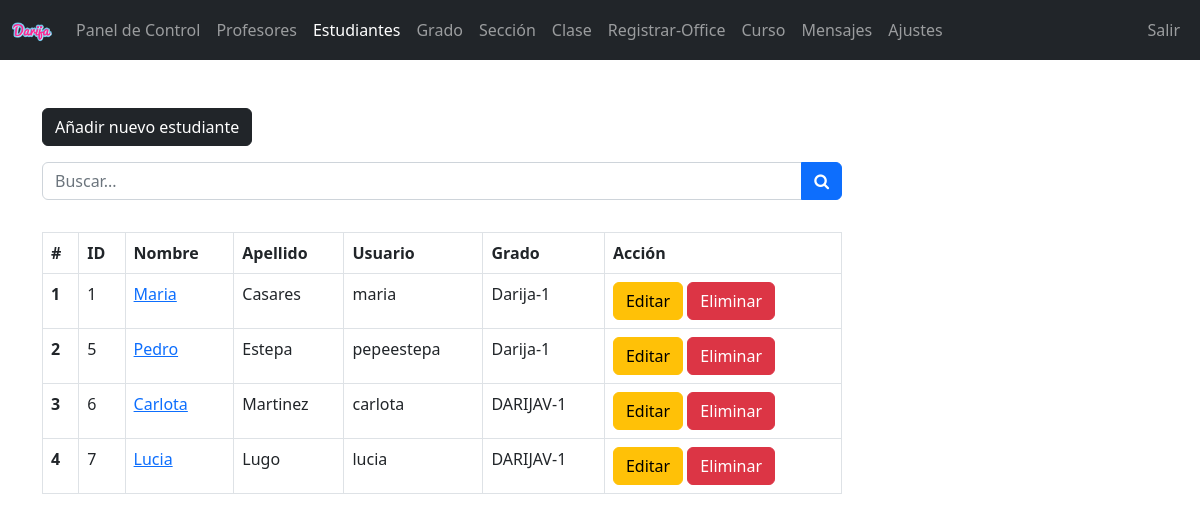
The page /admin/student.php (signed in) on the database its author committed.
### tables this page shows
CREATE TABLE `students` (
  `student_id` int(11) NOT NULL,
  `username` varchar(127) NOT NULL,
  `password` varchar(255) NOT NULL,
  `fname` varchar(127) NOT NULL,
  `lname` varchar(255) NOT NULL,
  `grade` int(11) NOT NULL,
  `section` int(11) NOT NULL,
  `address` varchar(31) NOT NULL,
  `gender` varchar(7) NOT NULL,
  `email_address` varchar(255) NOT NULL,
  `date_of_birth` date DEFAULT NULL,
  `date_of_joined` timestamp NULL DEFAULT current_timestamp(),
  `parent_fname` varchar(127) NOT NULL,
  `parent_lname` varchar(127) NOT NULL,
  `parent_phone_number` varchar(31) NOT NULL
);

CREATE TABLE `grades` (
  `grade_id` int(11) NOT NULL,
  `grade` varchar(31) NOT NULL,
  `grade_code` varchar(7) NOT NULL
);

### admin/data/student.php (called while the page is built, shortened)
<?php
function getAllStudents($conn){
   $sql = "SELECT * FROM students";
   $stmt = $conn->prepare($sql);
   $stmt->execute();
   if ($stmt->rowCount() >= 1) {
     $students = $stmt->fetchAll();
     return $students;
   }else {
   	return 0;
   }
}

### admin/data/grade.php (called while the page is built, shortened)
<?php
function getGradeById($grade_id, $conn){
   $sql = "SELECT * FROM grades
           WHERE grade_id=?";
   $stmt = $conn->prepare($sql);
   $stmt->execute([$grade_id]);
   if ($stmt->rowCount() == 1) {
     $grade = $stmt->fetch();
     return $grade;
   }else {
    return 0;
   }
}

### admin/student.php (the view, shortened to what this page needs)
<?php
if (isset($_SESSION['admin_id']) &&
    isset($_SESSION['role'])) {
    if ($_SESSION['role'] == 'Admin') {
       include "../CONEXION_DB.php";
       include "data/student.php";
       include "data/grade.php";
       $students = getAllStudents($conn);
 ?>
<!DOCTYPE html>
<html lang="en">
<head>
	<link rel="stylesheet" href="https://cdn.jsdelivr.net/npm/bootstrap@5.2.0/dist/css/bootstrap.min.css">
	<link rel="stylesheet" href="../css/style.css">
  <link rel="stylesheet" href="https://cdnjs.cloudflare.com/ajax/libs/font-awesome/4.7.0/css/font-awesome.min.css">
</head>
<body>
    <?php
        include "inc/navbar.php";
        if ($students != 0) {
     ?>
     <div class="container mt-5">
        <a href="student-add.php"
           class="btn btn-dark">Añadir nuevo estudiante</a>
           <form action="student-search.php"
                 class="mt-3 n-table"
                 method="get">
             <div class="input-group mb-3">
                <input type="text"
                       class="form-control"
                       name="searchKey"
                       placeholder="Buscar...">
                <button class="btn btn-primary">
                        <i class="fa fa-search"
                           aria-hidden="true"></i>
                      </button>
             </div>
           </form>
           <div class="table-responsive">
              <table class="table table-bordered mt-3 n-table">
                <thead>
                  <tr>
                    <th scope="col">#</th>
                    <th scope="col">ID</th>
                    <th scope="col">Nombre</th>
                    <th scope="col">Apellido</th>
                    <th scope="col">Usuario</th>
                    <th scope="col">Grado</th>
                    <th scope="col">Acción</th>
                  </tr>
                </thead>
                <tbody>
                  <?php $i = 0; foreach ($students as $student ) {
                    $i++;  ?>
                  <tr>
                    <th scope="row"><?=$i?></th>
                    <td><?=$student['student_id']?></td>
                    <td>
                      <a href="student-view.php?student_id=<?=$student['student_id']?>">
                        <?=$student['fname']?>
                      </a>
                    </td>
                    <td><?=$student['lname']?></td>
                    <td><?=$student['username']?></td>
                    <td>
                      <?php
                           $grade = $student['grade'];
                           $g_temp = getGradeById($grade, $conn);
                           if ($g_temp != 0) {
                              echo $g_temp['grade_code'].'-'.
                                     $g_temp['grade'];
                            }
                        ?>
                    </td>
                    <td>
                        <a href="student-edit.php?student_id=<?=$student['student_id']?>"
                           class="btn btn-warning">Editar</a>
                        <a href="student-delete.php?student_id=<?=$student['student_id']?>"
                           class="btn btn-danger">Eliminar</a>
                    </td>
                  </tr>
                <?php } ?>
                </tbody>
              </table>
           </div>
         <?php } ?>
     </div>
</body>
</html>
<?php
  }else {
    header("Location: ../login.php");
    exit;
  }
}else {
	header("Location: ../login.php");
	exit;
}
?>

### css/style.css (style rules this page uses)
.n-table { max-width: 800px; }

### rows shown on the page
students: student_id "1", fname "Maria", lname "Casares", username "maria", grades.grade_code "Darija", grades.grade "1"
students: student_id "5", fname "Pedro", lname "Estepa", username "pepeestepa", grades.grade_code "Darija", grades.grade "1"
students: student_id "6", fname "Carlota", lname "Martinez", username "carlota", grades.grade_code "DARIJAV", grades.grade "1"
students: student_id "7", fname "Lucia", lname "Lugo", username "lucia", grades.grade_code "DARIJAV", grades.grade "1"
